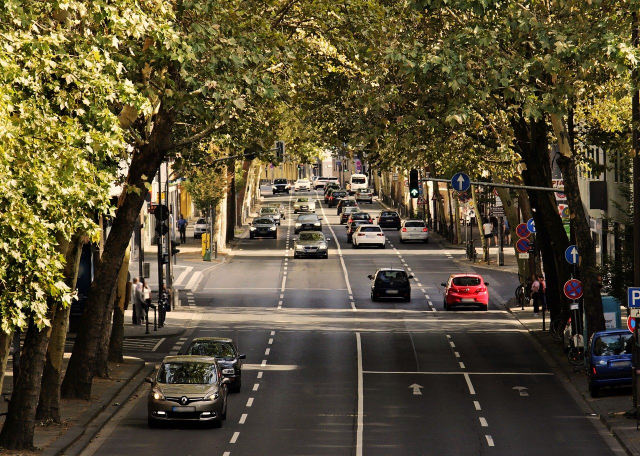
#> input picture p1.jpeg, 1280 x 912 px (shown at 1/2 size)
$ jupyter execute --allow-errors 'image_an (2).ipynb'
#> lines starting #> are read from the running program, lines starting #| are printed output that depends on the picture
[cell 1]
import PIL
from PIL import Image
import numpy as np
import pandas as pd

[cell 2]
import pandas as pd
import numpy as np
import matplotlib.pyplot as plt
# import plotly as py
# import plotly.graph_objects as go
import statsmodels.api as sm
from statsmodels.tsa.stattools import adfuller
from statsmodels.graphics.tsaplots import plot_acf
from statsmodels.graphics.tsaplots import plot_pacf
from statsmodels.tsa.seasonal import seasonal_decompose

from statsmodels.tsa.arima_model import ARMA
import statsmodels.api as sm
# import pmdarima as pm
# from pmdarima.arima import auto_arima
# from pyramid.arima.utils import ndiffs
from sklearn.metrics import mean_squared_error
import math
import warnings
warnings.filterwarnings('ignore')
# %matplotlib notebook
import seaborn as sns

import numpy as np
import pandas as pd
from matplotlib import pyplot as plt
from statsmodels.tsa.stattools import adfuller
from statsmodels.tsa.seasonal import seasonal_decompose
from statsmodels.tsa.arima_model import ARIMA
from pandas.plotting import register_matplotlib_converters
register_matplotlib_converters()

import warnings
warnings.filterwarnings('ignore')
import itertools
import pandas as pd
import numpy as np
import statsmodels.api as sm
import matplotlib.pyplot as plt
from matplotlib.pylab import rcParams
# [5 lines of commented-out code are left out]
from sklearn.metrics import mean_squared_error

[cell 3]
image = Image.open('p1.jpeg').convert('L')
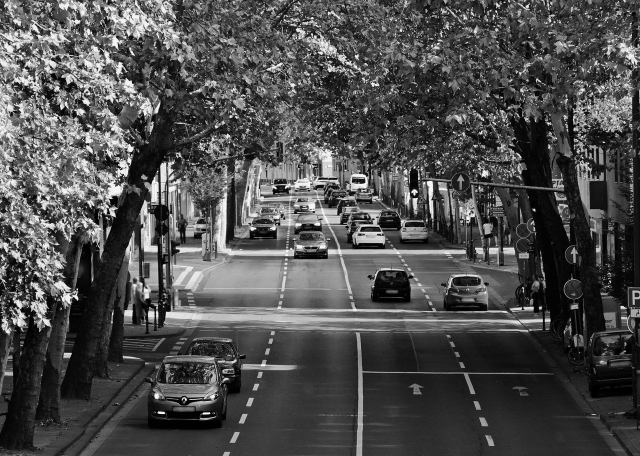
#> image: PIL image 1280x912 L (shown at 1/2 size); min 0, max 255, mean 77.2

[cell 4]
image

[cell 5]
data = np.asarray(image)
print(type(data))
#| <class 'numpy.ndarray'>
print(data.shape)
#| (912, 1280)

[cell 6]
data[0]
#> Out = 1280 values, max 247 at index 126, min 11 at index 217, mean 91.54

[cell 7]
len(data[0])
#> Out = 1280

[cell 8]
df1=pd.DataFrame(data)
#> df1 = table of 912 rows and 1280 columns

[cell 9]
df1
#> Out = table of 912 rows and 1280 columns

[cell 10]
for i in range(1,3):
  df1[i].plot()
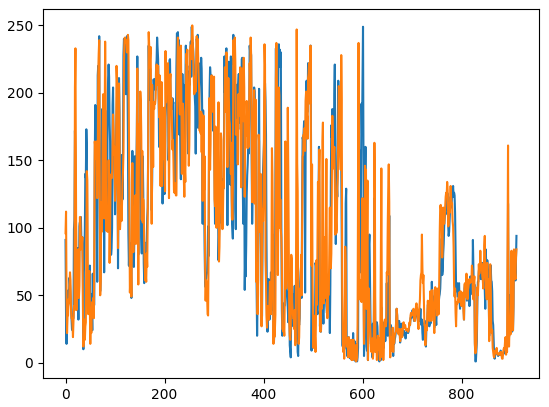
#> figure drawn by matplotlib, 1 panel; curve peaks at x = 255, y = 249; curve peaks at x = 256, y = 250

#> (a cell that did not finish here is left out)

[cell 12]
len(df1[1])
#> Out = 912

[cell 13]
x=df1.to_numpy()

[cell 14]
x

[cell 15]
# [6 lines of commented-out code are left out]
df1.index-1

[cell 16]
def image_to_g(imgX,saved):
#> called with imgX = 'p1.jpeg', saved = 'na'
  img1 = Image.open(imgX).convert('L')
  img_ar = np.asarray(img1)
  img_df=pd.DataFrame(img_ar)
#> img_df = table of 912 rows and 1280 columns

  # [21 lines of commented-out code are left out]

  ARIMA_MODEL = sm.tsa.statespace.SARIMAX(img_df[1][:800])


      # Fit the model and print results

  results = ARIMA_MODEL.fit()

      #predict values 18 months out
  pred_value=results.predict(start=0,end=len(img_df[0])-1)
  DFN=pd.DataFrame()
  DFN['pred']=pred_value
  DFN['data']=img_df[1]
  DFN[800:].plot()

[cell 17]
image_to_g('p1.jpeg','na')
#> (the call stopped at in image_to_g, `ARIMA_MODEL = sm.tsa.statespace.SARIMAX(img_df[1][:800])`: statsmodels is not available in this run)

[cell 18]
def image_to_image(imgX,saved):
#> called with imgX = 'p1.jpeg', saved = 'mod4.tiff'
  img1 = Image.open(imgX).convert('L')
  img_ar = np.asarray(img1)
  img_df=pd.DataFrame(img_ar)
#> img_df = table of 912 rows and 1280 columns

  # [17 lines of commented-out code are left out]

  new_df=pd.DataFrame()

  for i in img_df.columns[:500]:

    ARIMA_MODEL = sm.tsa.statespace.SARIMAX(img_df[i][:800])


      # Fit the model and print results

    results = ARIMA_MODEL.fit()

      #predict values
    pred_value=results.predict(start=0,end=len(img_df[i])-1)
    pred_value=pred_value.astype(int).values
    new_df[i]=pred_value
#> this loop made 1 pass
  # return new_df
  img_ar2=new_df.to_numpy()
  print(img_ar2)
  new_img = PIL.Image.fromarray(img_ar2)
  # print(new_img)
  # new_img.save(saved)

[cell 19]
image_to_image('p1.jpeg','mod4.tiff')
#> (the call stopped at in image_to_image, `ARIMA_MODEL = sm.tsa.statespace.SARIMAX(img_df[i][:800])`: statsmodels is not available in this run)

[cell 20]
df1[1]=df1[1]/2
df1[1]=df1[1].astype(int)

[cell 21]
for i in df1.columns:
  df1[str(i)]=df1[i]
